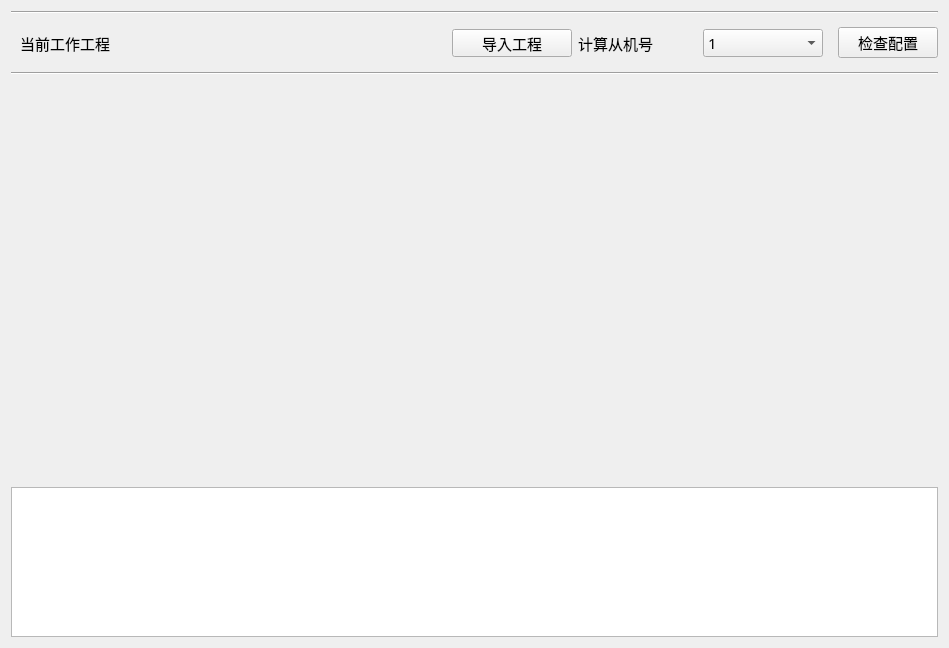
<?xml version="1.0" encoding="UTF-8"?>
<ui version="4.0">
 <class>CalcuNoSlaveWidget</class>
 <widget class="QWidget" name="CalcuNoSlaveWidget">
  <property name="geometry">
   <rect>
    <x>0</x>
    <y>0</y>
    <width>949</width>
    <height>648</height>
   </rect>
  </property>
  <property name="windowTitle">
   <string>Form</string>
  </property>
  <property name="windowIcon">
   <iconset resource="../../../resource/gui/icons.qrc">
    <normaloff>:/image/icon.png</normaloff>:/image/icon.png</iconset>
  </property>
  <layout class="QGridLayout" name="gridLayout_3">
   <item row="0" column="0">
    <widget class="Line" name="line_2">
     <property name="orientation">
      <enum>Qt::Horizontal</enum>
     </property>
    </widget>
   </item>
   <item row="1" column="0">
    <layout class="QGridLayout" name="gridLayout_2">
     <item row="0" column="0">
      <widget class="QWidget" name="createprojwidget" native="true">
       <property name="minimumSize">
        <size>
         <width>600</width>
         <height>46</height>
        </size>
       </property>
       <layout class="QGridLayout" name="gridLayout">
        <item row="0" column="4">
         <widget class="QComboBox" name="comboBox">
          <property name="font">
           <font>
            <family>微软雅黑</family>
            <pointsize>11</pointsize>
           </font>
          </property>
          <property name="layoutDirection">
           <enum>Qt::LeftToRight</enum>
          </property>
          <property name="insertPolicy">
           <enum>QComboBox::InsertAtCurrent</enum>
          </property>
          <property name="sizeAdjustPolicy">
           <enum>QComboBox::AdjustToContents</enum>
          </property>
          <item>
           <property name="text">
            <string>1</string>
           </property>
          </item>
          <item>
           <property name="text">
            <string>2</string>
           </property>
          </item>
          <item>
           <property name="text">
            <string>3</string>
           </property>
          </item>
          <item>
           <property name="text">
            <string>4</string>
           </property>
          </item>
          <item>
           <property name="text">
            <string>5</string>
           </property>
          </item>
          <item>
           <property name="text">
            <string>6</string>
           </property>
          </item>
          <item>
           <property name="text">
            <string>7</string>
           </property>
          </item>
          <item>
           <property name="text">
            <string>8</string>
           </property>
          </item>
          <item>
           <property name="text">
            <string>9</string>
           </property>
          </item>
         </widget>
        </item>
        <item row="0" column="0">
         <widget class="QLabel" name="label">
          <property name="font">
           <font>
            <family>微软雅黑</family>
            <pointsize>11</pointsize>
           </font>
          </property>
          <property name="text">
           <string>当前工作工程</string>
          </property>
         </widget>
        </item>
        <item row="0" column="1">
         <widget class="QLabel" name="currentProjectNameLabel">
          <property name="minimumSize">
           <size>
            <width>300</width>
            <height>0</height>
           </size>
          </property>
          <property name="font">
           <font>
            <family>微软雅黑</family>
            <pointsize>11</pointsize>
           </font>
          </property>
          <property name="text">
           <string/>
          </property>
         </widget>
        </item>
        <item row="0" column="2">
         <widget class="QPushButton" name="importProjButton">
          <property name="minimumSize">
           <size>
            <width>100</width>
            <height>0</height>
           </size>
          </property>
          <property name="font">
           <font>
            <family>微软雅黑</family>
            <pointsize>11</pointsize>
           </font>
          </property>
          <property name="text">
           <string>导入工程</string>
          </property>
          <property name="icon">
           <iconset resource="../../../resource/gui/icons.qrc">
            <normaloff>:/image/open-file.png</normaloff>:/image/open-file.png</iconset>
          </property>
         </widget>
        </item>
        <item row="0" column="3">
         <widget class="QLabel" name="label_2">
          <property name="font">
           <font>
            <family>微软雅黑</family>
            <pointsize>11</pointsize>
           </font>
          </property>
          <property name="text">
           <string>计算从机号</string>
          </property>
         </widget>
        </item>
       </layout>
      </widget>
     </item>
     <item row="0" column="1">
      <widget class="QPushButton" name="operationConfigButton">
       <property name="maximumSize">
        <size>
         <width>100</width>
         <height>16777215</height>
        </size>
       </property>
       <property name="font">
        <font>
         <family>微软雅黑</family>
         <pointsize>11</pointsize>
        </font>
       </property>
       <property name="text">
        <string>检查配置</string>
       </property>
      </widget>
     </item>
    </layout>
   </item>
   <item row="2" column="0">
    <widget class="Line" name="line">
     <property name="orientation">
      <enum>Qt::Horizontal</enum>
     </property>
    </widget>
   </item>
   <item row="4" column="0">
    <widget class="QTextBrowser" name="statusArea">
     <property name="maximumSize">
      <size>
       <width>16777215</width>
       <height>200</height>
      </size>
     </property>
     <property name="font">
      <font>
       <family>微软雅黑</family>
       <pointsize>11</pointsize>
      </font>
     </property>
    </widget>
   </item>
   <item row="3" column="0">
    <widget class="QWidget" name="widget" native="true">
     <property name="minimumSize">
      <size>
       <width>600</width>
       <height>400</height>
      </size>
     </property>
    </widget>
   </item>
  </layout>
 </widget>
 <resources>
  <include location="../../../resource/gui/icons.qrc"/>
 </resources>
 <connections/>
</ui>
